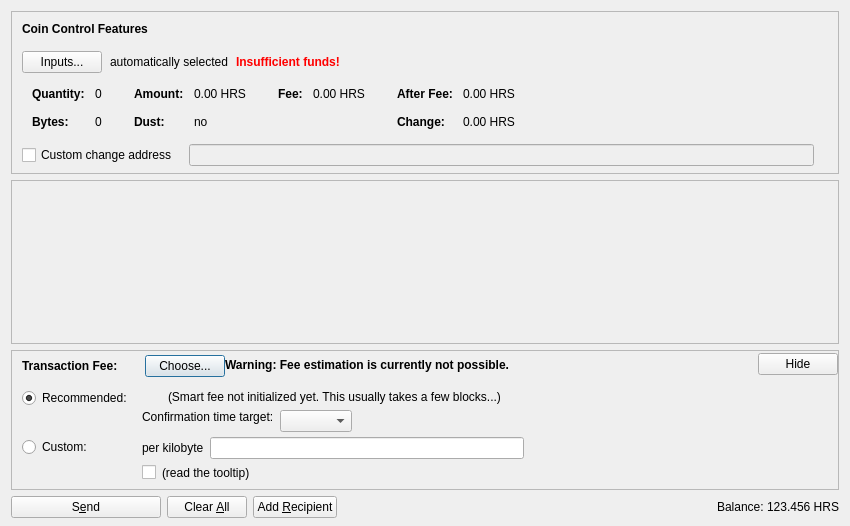
<?xml version="1.0" encoding="UTF-8"?>
<ui version="4.0">
 <class>SendCoinsDialog</class>
 <widget class="QDialog" name="SendCoinsDialog">
  <property name="geometry">
   <rect>
    <x>0</x>
    <y>0</y>
    <width>850</width>
    <height>526</height>
   </rect>
  </property>
  <property name="windowTitle">
   <string>Send Coins</string>
  </property>
  <layout class="QVBoxLayout" name="verticalLayout" stretch="0,1,0,0">
   <property name="bottomMargin">
    <number>8</number>
   </property>
   <item>
    <widget class="QFrame" name="frameCoinControl">
     <property name="sizePolicy">
      <sizepolicy hsizetype="Expanding" vsizetype="Expanding">
       <horstretch>0</horstretch>
       <verstretch>0</verstretch>
      </sizepolicy>
     </property>
     <property name="maximumSize">
      <size>
       <width>16777215</width>
       <height>16777215</height>
      </size>
     </property>
     <property name="frameShape">
      <enum>QFrame::StyledPanel</enum>
     </property>
     <property name="frameShadow">
      <enum>QFrame::Sunken</enum>
     </property>
     <layout class="QVBoxLayout" name="verticalLayoutCoinControl2">
      <property name="spacing">
       <number>0</number>
      </property>
      <property name="leftMargin">
       <number>0</number>
      </property>
      <property name="topMargin">
       <number>0</number>
      </property>
      <property name="rightMargin">
       <number>0</number>
      </property>
      <property name="bottomMargin">
       <number>6</number>
      </property>
      <item>
       <layout class="QVBoxLayout" name="verticalLayoutCoinControl" stretch="0,0,0,0,1">
        <property name="spacing">
         <number>0</number>
        </property>
        <property name="leftMargin">
         <number>10</number>
        </property>
        <property name="topMargin">
         <number>10</number>
        </property>
        <item>
         <layout class="QHBoxLayout" name="horizontalLayoutCoinControl1">
          <property name="bottomMargin">
           <number>15</number>
          </property>
          <item>
           <widget class="QLabel" name="labelCoinControlFeatures">
            <property name="sizePolicy">
             <sizepolicy hsizetype="Preferred" vsizetype="Maximum">
              <horstretch>0</horstretch>
              <verstretch>0</verstretch>
             </sizepolicy>
            </property>
            <property name="font">
             <font>
              <weight>75</weight>
              <bold>true</bold>
             </font>
            </property>
            <property name="styleSheet">
             <string notr="true">font-weight:bold;</string>
            </property>
            <property name="text">
             <string>Coin Control Features</string>
            </property>
           </widget>
          </item>
         </layout>
        </item>
        <item>
         <layout class="QHBoxLayout" name="horizontalLayoutCoinControl2" stretch="0,0,0,0">
          <property name="spacing">
           <number>8</number>
          </property>
          <property name="bottomMargin">
           <number>10</number>
          </property>
          <item>
           <widget class="QPushButton" name="pushButtonCoinControl">
            <property name="styleSheet">
             <string notr="true"/>
            </property>
            <property name="text">
             <string>Inputs...</string>
            </property>
            <property name="autoDefault">
             <bool>false</bool>
            </property>
           </widget>
          </item>
          <item>
           <widget class="QLabel" name="labelCoinControlAutomaticallySelected">
            <property name="text">
             <string>automatically selected</string>
            </property>
            <property name="margin">
             <number>5</number>
            </property>
           </widget>
          </item>
          <item>
           <widget class="QLabel" name="labelCoinControlInsuffFunds">
            <property name="font">
             <font>
              <weight>75</weight>
              <bold>true</bold>
             </font>
            </property>
            <property name="styleSheet">
             <string notr="true">color:red;font-weight:bold;</string>
            </property>
            <property name="text">
             <string>Insufficient funds!</string>
            </property>
            <property name="margin">
             <number>5</number>
            </property>
           </widget>
          </item>
          <item>
           <spacer name="horizontalSpacerCoinControl">
            <property name="orientation">
             <enum>Qt::Horizontal</enum>
            </property>
            <property name="sizeHint" stdset="0">
             <size>
              <width>40</width>
              <height>1</height>
             </size>
            </property>
           </spacer>
          </item>
         </layout>
        </item>
        <item>
         <widget class="QWidget" name="widgetCoinControl" native="true">
          <property name="sizePolicy">
           <sizepolicy hsizetype="Preferred" vsizetype="Preferred">
            <horstretch>0</horstretch>
            <verstretch>0</verstretch>
           </sizepolicy>
          </property>
          <property name="minimumSize">
           <size>
            <width>0</width>
            <height>0</height>
           </size>
          </property>
          <property name="styleSheet">
           <string notr="true"/>
          </property>
          <layout class="QHBoxLayout" name="horizontalLayoutCoinControl5">
           <property name="leftMargin">
            <number>0</number>
           </property>
           <property name="topMargin">
            <number>0</number>
           </property>
           <property name="rightMargin">
            <number>0</number>
           </property>
           <property name="bottomMargin">
            <number>0</number>
           </property>
           <item>
            <layout class="QHBoxLayout" name="horizontalLayoutCoinControl3" stretch="0,0,0,1">
             <property name="spacing">
              <number>20</number>
             </property>
             <property name="topMargin">
              <number>0</number>
             </property>
             <property name="bottomMargin">
              <number>10</number>
             </property>
             <item>
              <layout class="QFormLayout" name="formLayoutCoinControl1">
               <property name="horizontalSpacing">
                <number>10</number>
               </property>
               <property name="verticalSpacing">
                <number>14</number>
               </property>
               <property name="leftMargin">
                <number>10</number>
               </property>
               <property name="topMargin">
                <number>4</number>
               </property>
               <property name="rightMargin">
                <number>6</number>
               </property>
               <item row="0" column="0">
                <widget class="QLabel" name="labelCoinControlQuantityText">
                 <property name="font">
                  <font>
                   <weight>75</weight>
                   <bold>true</bold>
                  </font>
                 </property>
                 <property name="text">
                  <string>Quantity:</string>
                 </property>
                 <property name="margin">
                  <number>0</number>
                 </property>
                </widget>
               </item>
               <item row="0" column="1">
                <widget class="QLabel" name="labelCoinControlQuantity">
                 <property name="cursor">
                  <cursorShape>IBeamCursor</cursorShape>
                 </property>
                 <property name="contextMenuPolicy">
                  <enum>Qt::ActionsContextMenu</enum>
                 </property>
                 <property name="text">
                  <string notr="true">0</string>
                 </property>
                 <property name="margin">
                  <number>0</number>
                 </property>
                 <property name="textInteractionFlags">
                  <set>Qt::LinksAccessibleByMouse|Qt::TextSelectableByKeyboard|Qt::TextSelectableByMouse</set>
                 </property>
                </widget>
               </item>
               <item row="1" column="0">
                <widget class="QLabel" name="labelCoinControlBytesText">
                 <property name="font">
                  <font>
                   <weight>75</weight>
                   <bold>true</bold>
                  </font>
                 </property>
                 <property name="text">
                  <string>Bytes:</string>
                 </property>
                </widget>
               </item>
               <item row="1" column="1">
                <widget class="QLabel" name="labelCoinControlBytes">
                 <property name="cursor">
                  <cursorShape>IBeamCursor</cursorShape>
                 </property>
                 <property name="contextMenuPolicy">
                  <enum>Qt::ActionsContextMenu</enum>
                 </property>
                 <property name="text">
                  <string notr="true">0</string>
                 </property>
                 <property name="textInteractionFlags">
                  <set>Qt::LinksAccessibleByMouse|Qt::TextSelectableByKeyboard|Qt::TextSelectableByMouse</set>
                 </property>
                </widget>
               </item>
              </layout>
             </item>
             <item>
              <layout class="QFormLayout" name="formLayoutCoinControl2">
               <property name="horizontalSpacing">
                <number>10</number>
               </property>
               <property name="verticalSpacing">
                <number>14</number>
               </property>
               <property name="leftMargin">
                <number>6</number>
               </property>
               <property name="topMargin">
                <number>4</number>
               </property>
               <property name="rightMargin">
                <number>6</number>
               </property>
               <item row="0" column="0">
                <widget class="QLabel" name="labelCoinControlAmountText">
                 <property name="font">
                  <font>
                   <weight>75</weight>
                   <bold>true</bold>
                  </font>
                 </property>
                 <property name="text">
                  <string>Amount:</string>
                 </property>
                 <property name="margin">
                  <number>0</number>
                 </property>
                </widget>
               </item>
               <item row="0" column="1">
                <widget class="QLabel" name="labelCoinControlAmount">
                 <property name="cursor">
                  <cursorShape>IBeamCursor</cursorShape>
                 </property>
                 <property name="contextMenuPolicy">
                  <enum>Qt::ActionsContextMenu</enum>
                 </property>
                 <property name="text">
                  <string notr="true">0.00 HRS</string>
                 </property>
                 <property name="textInteractionFlags">
                  <set>Qt::LinksAccessibleByMouse|Qt::TextSelectableByKeyboard|Qt::TextSelectableByMouse</set>
                 </property>
                </widget>
               </item>
               <item row="1" column="0">
                <widget class="QLabel" name="labelCoinControlLowOutputText">
                 <property name="font">
                  <font>
                   <weight>75</weight>
                   <bold>true</bold>
                  </font>
                 </property>
                 <property name="text">
                  <string>Dust:</string>
                 </property>
                </widget>
               </item>
               <item row="1" column="1">
                <widget class="QLabel" name="labelCoinControlLowOutput">
                 <property name="cursor">
                  <cursorShape>IBeamCursor</cursorShape>
                 </property>
                 <property name="contextMenuPolicy">
                  <enum>Qt::ActionsContextMenu</enum>
                 </property>
                 <property name="text">
                  <string notr="true">no</string>
                 </property>
                 <property name="textInteractionFlags">
                  <set>Qt::LinksAccessibleByMouse|Qt::TextSelectableByKeyboard|Qt::TextSelectableByMouse</set>
                 </property>
                </widget>
               </item>
              </layout>
             </item>
             <item>
              <layout class="QFormLayout" name="formLayoutCoinControl3">
               <property name="horizontalSpacing">
                <number>10</number>
               </property>
               <property name="verticalSpacing">
                <number>14</number>
               </property>
               <property name="leftMargin">
                <number>6</number>
               </property>
               <property name="topMargin">
                <number>4</number>
               </property>
               <property name="rightMargin">
                <number>6</number>
               </property>
               <item row="0" column="0">
                <widget class="QLabel" name="labelCoinControlFeeText">
                 <property name="font">
                  <font>
                   <weight>75</weight>
                   <bold>true</bold>
                  </font>
                 </property>
                 <property name="text">
                  <string>Fee:</string>
                 </property>
                 <property name="margin">
                  <number>0</number>
                 </property>
                </widget>
               </item>
               <item row="0" column="1">
                <widget class="QLabel" name="labelCoinControlFee">
                 <property name="cursor">
                  <cursorShape>IBeamCursor</cursorShape>
                 </property>
                 <property name="contextMenuPolicy">
                  <enum>Qt::ActionsContextMenu</enum>
                 </property>
                 <property name="text">
                  <string notr="true">0.00 HRS</string>
                 </property>
                 <property name="textInteractionFlags">
                  <set>Qt::LinksAccessibleByMouse|Qt::TextSelectableByKeyboard|Qt::TextSelectableByMouse</set>
                 </property>
                </widget>
               </item>
              </layout>
             </item>
             <item>
              <layout class="QFormLayout" name="formLayoutCoinControl4">
               <property name="horizontalSpacing">
                <number>10</number>
               </property>
               <property name="verticalSpacing">
                <number>14</number>
               </property>
               <property name="leftMargin">
                <number>6</number>
               </property>
               <property name="topMargin">
                <number>4</number>
               </property>
               <property name="rightMargin">
                <number>6</number>
               </property>
               <item row="0" column="0">
                <widget class="QLabel" name="labelCoinControlAfterFeeText">
                 <property name="font">
                  <font>
                   <weight>75</weight>
                   <bold>true</bold>
                  </font>
                 </property>
                 <property name="text">
                  <string>After Fee:</string>
                 </property>
                 <property name="margin">
                  <number>0</number>
                 </property>
                </widget>
               </item>
               <item row="0" column="1">
                <widget class="QLabel" name="labelCoinControlAfterFee">
                 <property name="cursor">
                  <cursorShape>IBeamCursor</cursorShape>
                 </property>
                 <property name="contextMenuPolicy">
                  <enum>Qt::ActionsContextMenu</enum>
                 </property>
                 <property name="text">
                  <string notr="true">0.00 HRS</string>
                 </property>
                 <property name="textInteractionFlags">
                  <set>Qt::LinksAccessibleByMouse|Qt::TextSelectableByKeyboard|Qt::TextSelectableByMouse</set>
                 </property>
                </widget>
               </item>
               <item row="1" column="0">
                <widget class="QLabel" name="labelCoinControlChangeText">
                 <property name="font">
                  <font>
                   <weight>75</weight>
                   <bold>true</bold>
                  </font>
                 </property>
                 <property name="text">
                  <string>Change:</string>
                 </property>
                </widget>
               </item>
               <item row="1" column="1">
                <widget class="QLabel" name="labelCoinControlChange">
                 <property name="cursor">
                  <cursorShape>IBeamCursor</cursorShape>
                 </property>
                 <property name="contextMenuPolicy">
                  <enum>Qt::ActionsContextMenu</enum>
                 </property>
                 <property name="text">
                  <string notr="true">0.00 HRS</string>
                 </property>
                 <property name="textInteractionFlags">
                  <set>Qt::LinksAccessibleByMouse|Qt::TextSelectableByKeyboard|Qt::TextSelectableByMouse</set>
                 </property>
                </widget>
               </item>
              </layout>
             </item>
            </layout>
           </item>
          </layout>
         </widget>
        </item>
        <item>
         <layout class="QHBoxLayout" name="horizontalLayoutCoinControl4" stretch="0,0,0">
          <property name="spacing">
           <number>12</number>
          </property>
          <property name="sizeConstraint">
           <enum>QLayout::SetDefaultConstraint</enum>
          </property>
          <property name="topMargin">
           <number>5</number>
          </property>
          <property name="rightMargin">
           <number>5</number>
          </property>
          <item>
           <widget class="QCheckBox" name="checkBoxCoinControlChange">
            <property name="toolTip">
             <string>If this is activated, but the change address is empty or invalid, change will be sent to a newly generated address.</string>
            </property>
            <property name="text">
             <string>Custom change address</string>
            </property>
           </widget>
          </item>
          <item>
           <widget class="QValidatedLineEdit" name="lineEditCoinControlChange">
            <property name="enabled">
             <bool>false</bool>
            </property>
            <property name="sizePolicy">
             <sizepolicy hsizetype="Expanding" vsizetype="Fixed">
              <horstretch>0</horstretch>
              <verstretch>0</verstretch>
             </sizepolicy>
            </property>
           </widget>
          </item>
          <item>
           <widget class="QLabel" name="labelCoinControlChangeLabel">
            <property name="sizePolicy">
             <sizepolicy hsizetype="Preferred" vsizetype="Expanding">
              <horstretch>0</horstretch>
              <verstretch>0</verstretch>
             </sizepolicy>
            </property>
            <property name="minimumSize">
             <size>
              <width>0</width>
              <height>0</height>
             </size>
            </property>
            <property name="text">
             <string/>
            </property>
            <property name="margin">
             <number>3</number>
            </property>
           </widget>
          </item>
         </layout>
        </item>
        <item>
         <spacer name="verticalSpacerCoinControl">
          <property name="orientation">
           <enum>Qt::Vertical</enum>
          </property>
          <property name="sizeHint" stdset="0">
           <size>
            <width>800</width>
            <height>1</height>
           </size>
          </property>
         </spacer>
        </item>
       </layout>
      </item>
     </layout>
    </widget>
   </item>
   <item>
    <widget class="QScrollArea" name="scrollArea">
     <property name="widgetResizable">
      <bool>true</bool>
     </property>
     <widget class="QWidget" name="scrollAreaWidgetContents">
      <property name="geometry">
       <rect>
        <x>0</x>
        <y>0</y>
        <width>830</width>
        <height>104</height>
       </rect>
      </property>
      <layout class="QVBoxLayout" name="verticalLayout_2" stretch="0,1">
       <property name="leftMargin">
        <number>0</number>
       </property>
       <property name="topMargin">
        <number>0</number>
       </property>
       <property name="rightMargin">
        <number>0</number>
       </property>
       <property name="bottomMargin">
        <number>0</number>
       </property>
       <item>
        <layout class="QVBoxLayout" name="entries">
         <property name="spacing">
          <number>6</number>
         </property>
        </layout>
       </item>
       <item>
        <spacer name="verticalSpacer">
         <property name="orientation">
          <enum>Qt::Vertical</enum>
         </property>
         <property name="sizeHint" stdset="0">
          <size>
           <width>20</width>
           <height>40</height>
          </size>
         </property>
        </spacer>
       </item>
      </layout>
     </widget>
    </widget>
   </item>
   <item>
    <widget class="QFrame" name="frameFee">
     <property name="sizePolicy">
      <sizepolicy hsizetype="Expanding" vsizetype="Expanding">
       <horstretch>0</horstretch>
       <verstretch>0</verstretch>
      </sizepolicy>
     </property>
     <property name="maximumSize">
      <size>
       <width>16777215</width>
       <height>16777215</height>
      </size>
     </property>
     <property name="frameShape">
      <enum>QFrame::StyledPanel</enum>
     </property>
     <property name="frameShadow">
      <enum>QFrame::Sunken</enum>
     </property>
     <layout class="QVBoxLayout" name="verticalLayoutFee1">
      <property name="spacing">
       <number>0</number>
      </property>
      <property name="leftMargin">
       <number>0</number>
      </property>
      <property name="topMargin">
       <number>0</number>
      </property>
      <property name="rightMargin">
       <number>0</number>
      </property>
      <property name="bottomMargin">
       <number>0</number>
      </property>
      <item>
       <layout class="QVBoxLayout" name="verticalLayoutFee2" stretch="0,0,0">
        <property name="spacing">
         <number>0</number>
        </property>
        <property name="leftMargin">
         <number>10</number>
        </property>
        <property name="topMargin">
         <number>0</number>
        </property>
        <item>
         <layout class="QHBoxLayout" name="horizontalLayoutFee1">
          <property name="bottomMargin">
           <number>0</number>
          </property>
          <item>
           <layout class="QVBoxLayout" name="verticalLayoutFee7">
            <property name="spacing">
             <number>0</number>
            </property>
            <item>
             <spacer name="verticalSpacerSmartFee">
              <property name="orientation">
               <enum>Qt::Vertical</enum>
              </property>
              <property name="sizeType">
               <enum>QSizePolicy::Fixed</enum>
              </property>
              <property name="sizeHint" stdset="0">
               <size>
                <width>1</width>
                <height>4</height>
               </size>
              </property>
             </spacer>
            </item>
            <item>
             <layout class="QHBoxLayout" name="horizontalLayoutSmartFee">
              <property name="spacing">
               <number>10</number>
              </property>
              <item>
               <widget class="QLabel" name="labelFeeHeadline">
                <property name="sizePolicy">
                 <sizepolicy hsizetype="Preferred" vsizetype="Maximum">
                  <horstretch>0</horstretch>
                  <verstretch>0</verstretch>
                 </sizepolicy>
                </property>
                <property name="font">
                 <font>
                  <weight>75</weight>
                  <bold>true</bold>
                 </font>
                </property>
                <property name="styleSheet">
                 <string notr="true">font-weight:bold;</string>
                </property>
                <property name="text">
                 <string>Transaction Fee:</string>
                </property>
               </widget>
              </item>
              <item>
               <widget class="QLabel" name="labelFeeMinimized">
                <property name="text">
                 <string/>
                </property>
               </widget>
              </item>
              <item>
               <widget class="QPushButton" name="buttonChooseFee">
                <property name="text">
                 <string>Choose...</string>
                </property>
               </widget>
              </item>
             </layout>
            </item>
            <item>
             <spacer name="verticalSpacer_5">
              <property name="orientation">
               <enum>Qt::Vertical</enum>
              </property>
              <property name="sizeHint" stdset="0">
               <size>
                <width>1</width>
                <height>1</height>
               </size>
              </property>
             </spacer>
            </item>
           </layout>
          </item>
          <item>
           <widget class="QLabel" name="fallbackFeeWarningLabel">
            <property name="toolTip">
             <string>Using the fallbackfee can result in sending a transaction that will take several hours or days (or never) to confirm. Consider choosing your fee manually or wait until you have validated the complete chain.</string>
            </property>
            <property name="font">
            <font>
                <weight>75</weight>
                <bold>true</bold>
            </font>
            </property>
            <property name="text">
             <string>Warning: Fee estimation is currently not possible.</string>
            </property>
            <property name="wordWrap">
             <bool>false</bool>
            </property>
           </widget>
          </item>
          <item>
           <spacer name="horizontalSpacer_4">
            <property name="orientation">
             <enum>Qt::Horizontal</enum>
            </property>
            <property name="sizeType">
             <enum>QSizePolicy::MinimumExpanding</enum>
            </property>
            <property name="sizeHint" stdset="0">
             <size>
              <width>40</width>
              <height>20</height>
             </size>
            </property>
           </spacer>
          </item>
          <item>
           <widget class="QPushButton" name="buttonMinimizeFee">
            <property name="toolTip">
             <string>collapse fee-settings</string>
            </property>
            <property name="text">
             <string>Hide</string>
            </property>
           </widget>
          </item>
         </layout>
        </item>
        <item>
         <widget class="QFrame" name="frameFeeSelection">
          <layout class="QVBoxLayout" name="verticalLayoutFee12">
           <property name="spacing">
            <number>0</number>
           </property>
           <property name="leftMargin">
            <number>0</number>
           </property>
           <property name="topMargin">
            <number>0</number>
           </property>
           <property name="rightMargin">
            <number>0</number>
           </property>
           <property name="bottomMargin">
            <number>0</number>
           </property>
           <item>
            <layout class="QGridLayout" name="gridLayoutFee">
             <property name="topMargin">
              <number>10</number>
             </property>
             <property name="bottomMargin">
              <number>4</number>
             </property>
             <property name="horizontalSpacing">
              <number>10</number>
             </property>
             <property name="verticalSpacing">
              <number>4</number>
             </property>
             <item row="1" column="1">
              <layout class="QVBoxLayout" name="verticalLayoutFee8">
               <property name="spacing">
                <number>6</number>
               </property>
               <item>
                <layout class="QHBoxLayout" name="horizontalLayoutFee13">
                 <item>
                  <widget class="QLabel" name="labelCustomPerKilobyte">
                   <property name="toolTip">
                    <string>If the custom fee is set to 1000 satoshis and the transaction is only 250 bytes, then &quot;per kilobyte&quot; only pays 250 satoshis in fee, while &quot;total at least&quot; pays 1000 satoshis. For transactions bigger than a kilobyte both pay by kilobyte.</string>
                   </property>
                   <property name="text">
                    <string>per kilobyte</string>
                   </property>
                  </widget>
                 </item>
                 <item>
                  <widget class="herbstersAmountField" name="customFee"/>
                 </item>
                 <item>
                  <spacer name="horizontalSpacer_6">
                   <property name="orientation">
                    <enum>Qt::Horizontal</enum>
                   </property>
                   <property name="sizeHint" stdset="0">
                    <size>
                     <width>1</width>
                     <height>1</height>
                    </size>
                   </property>
                  </spacer>
                 </item>
                </layout>
               </item>
               <item>
                <layout class="QHBoxLayout" name="horizontalLayoutFee8">
                 <item>
                  <widget class="QCheckBox" name="checkBoxMinimumFee">
                   <property name="toolTip">
                    <string>Paying only the minimum fee is just fine as long as there is less transaction volume than space in the blocks. But be aware that this can end up in a never confirming transaction once there is more demand for herbsters transactions than the network can process.</string>
                   </property>
                   <property name="text">
                    <string/>
                   </property>
                  </widget>
                 </item>
                 <item>
                  <widget class="QLabel" name="labelMinFeeWarning">
                   <property name="enabled">
                    <bool>true</bool>
                   </property>
                   <property name="toolTip">
                    <string>Paying only the minimum fee is just fine as long as there is less transaction volume than space in the blocks. But be aware that this can end up in a never confirming transaction once there is more demand for herbsters transactions than the network can process.</string>
                   </property>
                   <property name="text">
                    <string>(read the tooltip)</string>
                   </property>
                   <property name="margin">
                    <number>5</number>
                   </property>
                  </widget>
                 </item>
                 <item>
                  <spacer name="horizontalSpacer_2">
                   <property name="orientation">
                    <enum>Qt::Horizontal</enum>
                   </property>
                   <property name="sizeHint" stdset="0">
                    <size>
                     <width>1</width>
                     <height>1</height>
                    </size>
                   </property>
                  </spacer>
                 </item>
                </layout>
               </item>
              </layout>
             </item>
             <item row="0" column="0">
              <layout class="QVBoxLayout" name="verticalLayoutFee4" stretch="0,1">
               <item>
                <widget class="QRadioButton" name="radioSmartFee">
                 <property name="text">
                  <string>Recommended:</string>
                 </property>
                 <property name="checked">
                  <bool>true</bool>
                 </property>
                 <attribute name="buttonGroup">
                  <string notr="true">groupFee</string>
                 </attribute>
                </widget>
               </item>
               <item>
                <spacer name="verticalSpacer_2">
                 <property name="orientation">
                  <enum>Qt::Vertical</enum>
                 </property>
                 <property name="sizeHint" stdset="0">
                  <size>
                   <width>1</width>
                   <height>1</height>
                  </size>
                 </property>
                </spacer>
               </item>
              </layout>
             </item>
             <item row="1" column="0">
              <layout class="QVBoxLayout" name="verticalLayoutFee9" stretch="0,1">
               <item>
                <widget class="QRadioButton" name="radioCustomFee">
                 <property name="text">
                  <string>Custom:</string>
                 </property>
                 <attribute name="buttonGroup">
                  <string notr="true">groupFee</string>
                 </attribute>
                </widget>
               </item>
               <item>
                <spacer name="verticalSpacer_6">
                 <property name="orientation">
                  <enum>Qt::Vertical</enum>
                 </property>
                 <property name="sizeHint" stdset="0">
                  <size>
                   <width>1</width>
                   <height>1</height>
                  </size>
                 </property>
                </spacer>
               </item>
              </layout>
             </item>
             <item row="0" column="1">
              <layout class="QVBoxLayout" name="verticalLayoutFee3" stretch="0,0,1">
               <property name="spacing">
                <number>6</number>
               </property>
               <property name="topMargin">
                <number>2</number>
               </property>
               <item>
                <layout class="QHBoxLayout" name="horizontalLayoutFee12">
                 <item>
                  <widget class="QLabel" name="labelSmartFee">
                   <property name="text">
                    <string/>
                   </property>
                   <property name="margin">
                    <number>2</number>
                   </property>
                  </widget>
                 </item>
                 <item>
                  <widget class="QLabel" name="labelFeeEstimation">
                   <property name="text">
                    <string/>
                   </property>
                  </widget>
                 </item>
                 <item>
                  <widget class="QLabel" name="labelSmartFee2">
                   <property name="text">
                    <string>(Smart fee not initialized yet. This usually takes a few blocks...)</string>
                   </property>
                   <property name="margin">
                    <number>2</number>
                   </property>
                  </widget>
                 </item>
                 <item>
                  <spacer name="horizontalSpacer_5">
                   <property name="orientation">
                    <enum>Qt::Horizontal</enum>
                   </property>
                   <property name="sizeHint" stdset="0">
                    <size>
                     <width>1</width>
                     <height>1</height>
                    </size>
                   </property>
                  </spacer>
                 </item>
                </layout>
               </item>
               <item>
                <layout class="QHBoxLayout" name="horizontalLayoutFee9">
                 <item>
                  <layout class="QVBoxLayout" name="verticalLayoutFee6">
                   <item>
                    <widget class="QLabel" name="labelSmartFee3">
                     <property name="text">
                      <string>Confirmation time target:</string>
                     </property>
                     <property name="margin">
                      <number>2</number>
                     </property>
                    </widget>
                   </item>
                   <item>
                    <spacer name="verticalSpacer_3">
                     <property name="orientation">
                      <enum>Qt::Vertical</enum>
                     </property>
                     <property name="sizeHint" stdset="0">
                      <size>
                       <width>1</width>
                       <height>1</height>
                      </size>
                     </property>
                    </spacer>
                   </item>
                  </layout>
                 </item>
                 <item>
                  <layout class="QVBoxLayout" name="verticalLayoutFee5">
                   <property name="rightMargin">
                    <number>30</number>
                   </property>
                   <item>
                    <layout class="QHBoxLayout" name="horizontalLayoutConfTarget">
                     <property name="bottomMargin">
                      <number>0</number>
                     </property>
                     <item>
                      <widget class="QComboBox" name="confTargetSelector"/>
                     </item>
                     <item>
                      <spacer name="horizontalSpacerConfTarget">
                       <property name="orientation">
                        <enum>Qt::Horizontal</enum>
                       </property>
                       <property name="sizeHint" stdset="0">
                        <size>
                         <width>40</width>
                         <height>20</height>
                        </size>
                       </property>
                      </spacer>
                     </item>
                    </layout>
                   </item>
                  </layout>
                 </item>
                </layout>
               </item>
               <item>
                <spacer name="verticalSpacer_4">
                 <property name="orientation">
                  <enum>Qt::Vertical</enum>
                 </property>
                 <property name="sizeHint" stdset="0">
                  <size>
                   <width>1</width>
                   <height>1</height>
                  </size>
                 </property>
                </spacer>
               </item>
              </layout>
             </item>
            </layout>
           </item>
          </layout>
         </widget>
        </item>
        <item>
         <spacer name="verticalSpacerFee">
          <property name="orientation">
           <enum>Qt::Vertical</enum>
          </property>
          <property name="sizeHint" stdset="0">
           <size>
            <width>40</width>
            <height>5</height>
           </size>
          </property>
         </spacer>
        </item>
       </layout>
      </item>
     </layout>
    </widget>
   </item>
   <item>
    <layout class="QHBoxLayout" name="horizontalLayout">
     <item>
      <widget class="QPushButton" name="sendButton">
       <property name="minimumSize">
        <size>
         <width>150</width>
         <height>0</height>
        </size>
       </property>
       <property name="toolTip">
        <string>Confirm the send action</string>
       </property>
       <property name="text">
        <string>S&amp;end</string>
       </property>
       <property name="icon">
        <iconset resource="../herbsters.qrc">
         <normaloff>:/icons/send</normaloff>:/icons/send</iconset>
       </property>
       <property name="autoDefault">
        <bool>false</bool>
       </property>
       <property name="default">
        <bool>false</bool>
       </property>
      </widget>
     </item>
     <item>
      <widget class="QPushButton" name="clearButton">
       <property name="sizePolicy">
        <sizepolicy hsizetype="Minimum" vsizetype="Fixed">
         <horstretch>0</horstretch>
         <verstretch>0</verstretch>
        </sizepolicy>
       </property>
       <property name="toolTip">
        <string>Clear all fields of the form.</string>
       </property>
       <property name="text">
        <string>Clear &amp;All</string>
       </property>
       <property name="icon">
        <iconset resource="../herbsters.qrc">
         <normaloff>:/icons/remove</normaloff>:/icons/remove</iconset>
       </property>
       <property name="autoDefault">
        <bool>false</bool>
       </property>
      </widget>
     </item>
     <item>
      <widget class="QPushButton" name="addButton">
       <property name="toolTip">
        <string>Send to multiple recipients at once</string>
       </property>
       <property name="text">
        <string>Add &amp;Recipient</string>
       </property>
       <property name="icon">
        <iconset resource="../herbsters.qrc">
         <normaloff>:/icons/add</normaloff>:/icons/add</iconset>
       </property>
       <property name="autoDefault">
        <bool>false</bool>
       </property>
      </widget>
     </item>
     <item>
      <spacer name="horizontalSpacer">
       <property name="orientation">
        <enum>Qt::Horizontal</enum>
       </property>
       <property name="sizeHint" stdset="0">
        <size>
         <width>40</width>
         <height>20</height>
        </size>
       </property>
      </spacer>
     </item>
     <item>
      <layout class="QHBoxLayout" name="horizontalLayout_2">
       <property name="spacing">
        <number>3</number>
       </property>
       <item>
        <widget class="QLabel" name="label">
         <property name="sizePolicy">
          <sizepolicy hsizetype="Preferred" vsizetype="Fixed">
           <horstretch>0</horstretch>
           <verstretch>0</verstretch>
          </sizepolicy>
         </property>
         <property name="text">
          <string>Balance:</string>
         </property>
        </widget>
       </item>
       <item>
        <widget class="QLabel" name="labelBalance">
         <property name="sizePolicy">
          <sizepolicy hsizetype="Preferred" vsizetype="Fixed">
           <horstretch>0</horstretch>
           <verstretch>0</verstretch>
          </sizepolicy>
         </property>
         <property name="cursor">
          <cursorShape>IBeamCursor</cursorShape>
         </property>
         <property name="text">
          <string notr="true">123.456 HRS</string>
         </property>
         <property name="textInteractionFlags">
          <set>Qt::LinksAccessibleByMouse|Qt::TextSelectableByKeyboard|Qt::TextSelectableByMouse</set>
         </property>
        </widget>
       </item>
      </layout>
     </item>
    </layout>
   </item>
  </layout>
 </widget>
 <customwidgets>
  <customwidget>
   <class>QValidatedLineEdit</class>
   <extends>QLineEdit</extends>
   <header>qvalidatedlineedit.h</header>
  </customwidget>
  <customwidget>
   <class>herbstersAmountField</class>
   <extends>QLineEdit</extends>
   <header>herbstersamountfield.h</header>
   <container>1</container>
  </customwidget>
 </customwidgets>
 <resources>
  <include location="../herbsters.qrc"/>
 </resources>
 <connections/>
 <buttongroups>
  <buttongroup name="groupFee"/>
 </buttongroups>
</ui>
